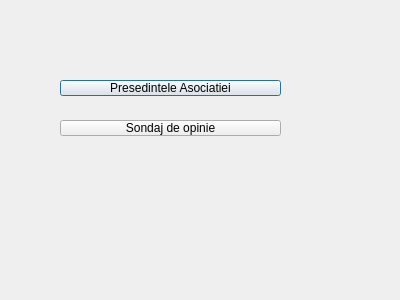
<?xml version="1.0" encoding="UTF-8"?>
<ui version="4.0">
 <class>MenuVoting1</class>
 <widget class="QDialog" name="MenuVoting1">
  <property name="geometry">
   <rect>
    <x>0</x>
    <y>0</y>
    <width>400</width>
    <height>300</height>
   </rect>
  </property>
  <property name="windowTitle">
   <string>Dialog</string>
  </property>
  <widget class="QPushButton" name="pushButton1">
   <property name="geometry">
    <rect>
     <x>60</x>
     <y>80</y>
     <width>221</width>
     <height>16</height>
    </rect>
   </property>
   <property name="text">
    <string>Presedintele Asociatiei</string>
   </property>
  </widget>
  <widget class="QPushButton" name="pushButton2">
   <property name="geometry">
    <rect>
     <x>60</x>
     <y>120</y>
     <width>221</width>
     <height>16</height>
    </rect>
   </property>
   <property name="text">
    <string>Sondaj de opinie</string>
   </property>
  </widget>
 </widget>
 <resources/>
 <connections>
  <connection>
   <sender>pushButton1</sender>
   <signal>clicked()</signal>
   <receiver>MenuVoting1</receiver>
   <slot>accept()</slot>
   <hints>
    <hint type="sourcelabel">
     <x>170</x>
     <y>95</y>
    </hint>
    <hint type="destinationlabel">
     <x>165</x>
     <y>167</y>
    </hint>
   </hints>
  </connection>
  <connection>
   <sender>pushButton2</sender>
   <signal>clicked()</signal>
   <receiver>MenuVoting1</receiver>
   <slot>accept()</slot>
   <hints>
    <hint type="sourcelabel">
     <x>211</x>
     <y>134</y>
    </hint>
    <hint type="destinationlabel">
     <x>217</x>
     <y>187</y>
    </hint>
   </hints>
  </connection>
 </connections>
</ui>
